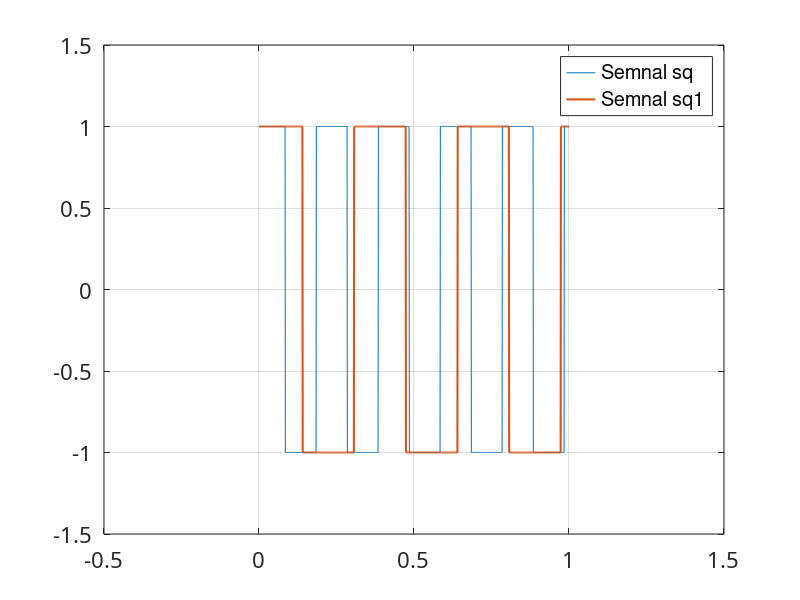

MATLAB code for this plot: (Note: this script raises an error after producing the figure.)
A = 1;
w0 = 10*pi;
rho = 0.5;
t = 0:.001:1;
sq = A*square(w0*t+rho);

% data for second signal
w1 = 6*pi;

sq1 = A*square(w1*t+rho);

plot(t,sq, t, sq1, "linewidth", 1.5), 
grid, set (gca,'FontName', 'ArialCyr','FontSize',16)

legend("Semnal sq", "Semnal sq1", "AutoUpdate", "off")

xlim([-0.5, 1.5])
ylim([-1.5, 1.5])

xline(0, "black")
yline(0, "black")

title('Semnal periodic in forma dreptunghiulara') 
xlabel('t,sec'), ylabel('X(t)'), grid